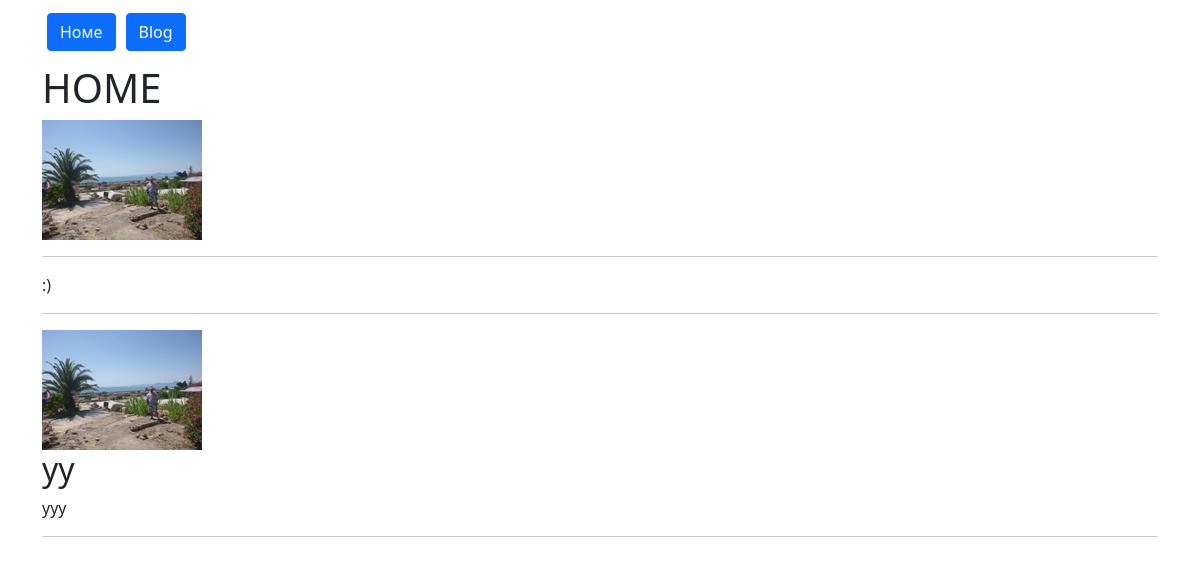
The app's page /, older data.
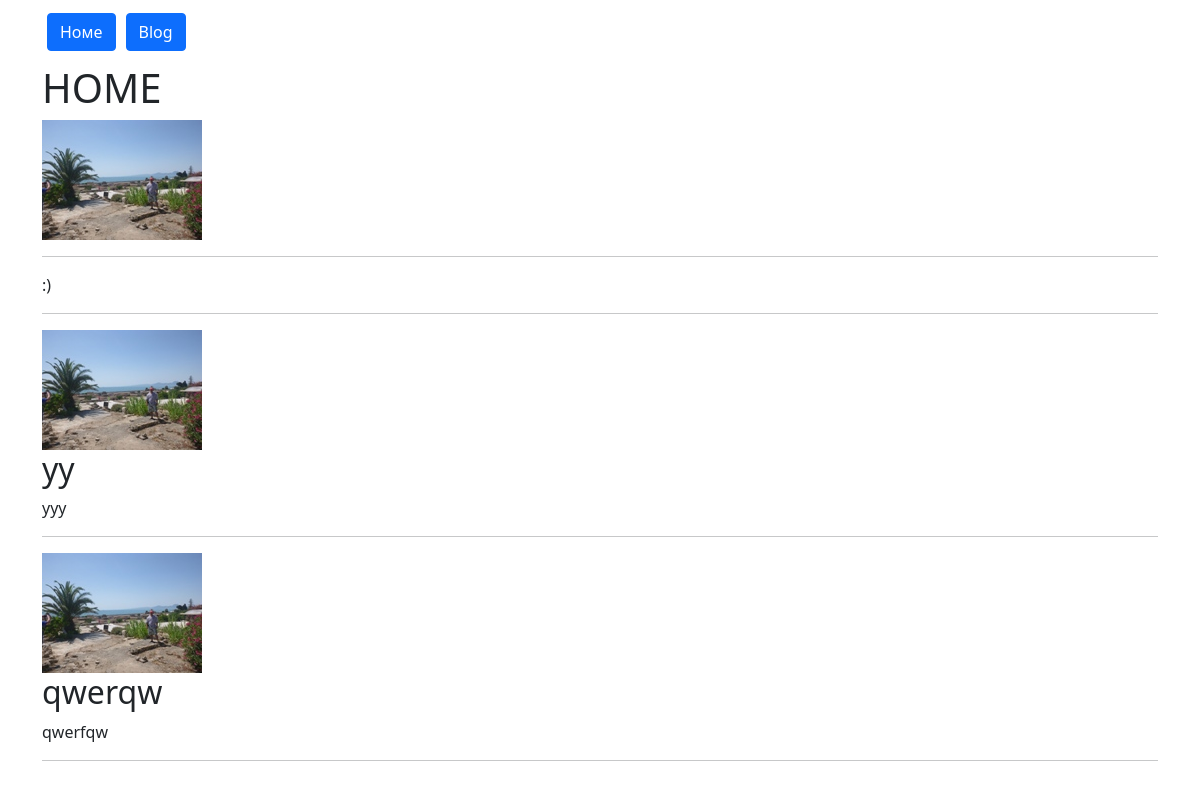
The same page, newer data.
### portfolio/models.py (models this page shows, shortened)
class Project(models.Model):
      title = models.CharField(max_length = 100)
      description = models.CharField(max_length = 250)
      image = models.ImageField(upload_to='portfolio/images/')
      url = models.URLField(blank = True)

### portfolio/views.py (the view)
# urls.py: 2. Add a URL to urlpatterns:  path('', views.home, name='home')
def home(request):
    projects = Project.objects.all()
    return render(request,'portfolio/home.html',{'projects':projects,'emo':':)'})

### portfolio/templates/portfolio/home.html
{% extends 'portfolio/base.html' %}
{% block content %}
    <h1>HOME</h1>
    {% load static %}
    <img src="{% static 'portfolio/log.JPG' %}" />
    <hr>
    {{ emo }}
    <hr>
    {% for project in projects %}
    {% if project.url %}
    <a href="{{ project.url }}" target="_blank"><img src="/img/{{ project.image }}"></a>
    {% else %}
    <img src="/img/{{ project.image }}">
    {% endif %}
    <h2>
    {{ project.title }}
    </h2>
    <p>
    {{ project.description }}
    </p>
    <hr>
    {% endfor %}
{% endblock %}

Row changes from the older to the newer data that the page shows:
added Project: image (picture), title "qwerqw", description "qwerfqw"
